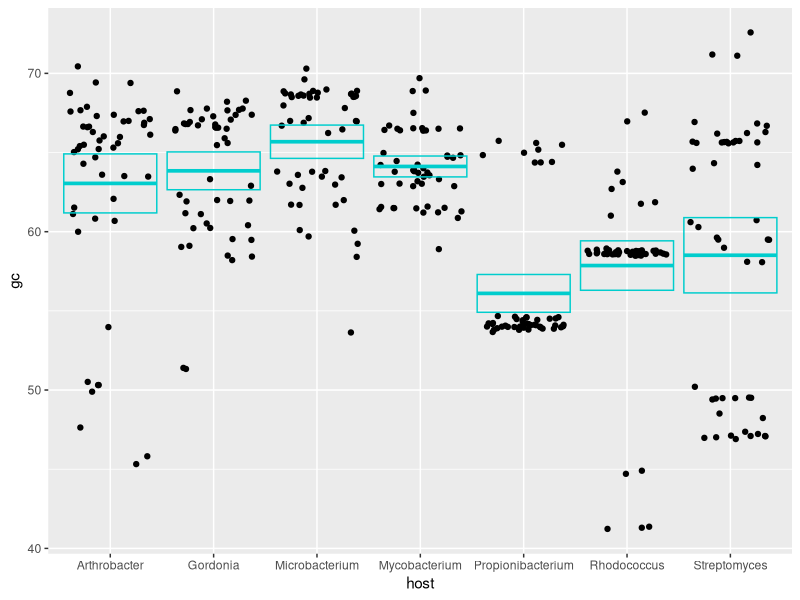
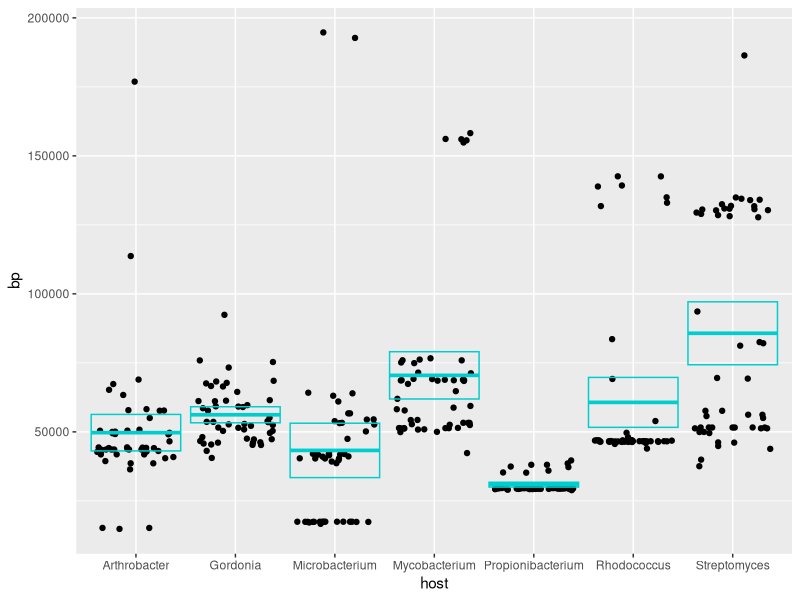

These figures' R source, in order:
## ---- chunk 1
knitr::opts_chunk$set(echo = FALSE, message=FALSE, warning=FALSE)
## ---- chunk 2
library(tidyverse)

library(readxl)
## ---- chunk 3
phages <- read_excel("Phage_Data.xlsx") %>% 
  mutate(host = as.factor(host))
## ---- chunk 4
phages_sum_gc <-
  phages %>%
  group_by(host) %>%
  summarize(
    sampl_size = n(),
    mean_gc = mean(gc),
    str_dev = sd(gc),
    var = var(gc),
    sem = sd(gc) / sqrt(n()),
    ci_upper = mean_gc + 2 * sem,
    ci_lower = mean_gc - 2 * sem,
  )

phages_sum_bp <-
  phages %>%
  group_by(host) %>%
  summarize(
    sampl_size = n(),
    mean_bp = mean(bp),
    str_dev = sd(bp),
    var = var(bp),
    sem = sd(bp) / sqrt(n()),
    ci_upper = mean_bp + 2 * sem,
    ci_lower = mean_bp - 2 * sem,
  )
## ---- chunk 5
ggplot(data = phages) +
  geom_jitter(mapping = aes(x = host, y = gc)) +
  geom_crossbar(
    data = phages_sum_gc,
    mapping = aes(x = host, y = mean_gc, ymax = ci_upper, ymin = ci_lower),
    color = "cyan3"
  )
## ---- chunk 6
ggplot(data = phages) +
  geom_jitter(mapping = aes(x = host, y = bp)) +
  geom_crossbar(
    data = phages_sum_bp,
    mapping = aes(x = host, y = mean_bp, ymax = ci_upper, ymin = ci_lower),
    color = "cyan3"
  )
